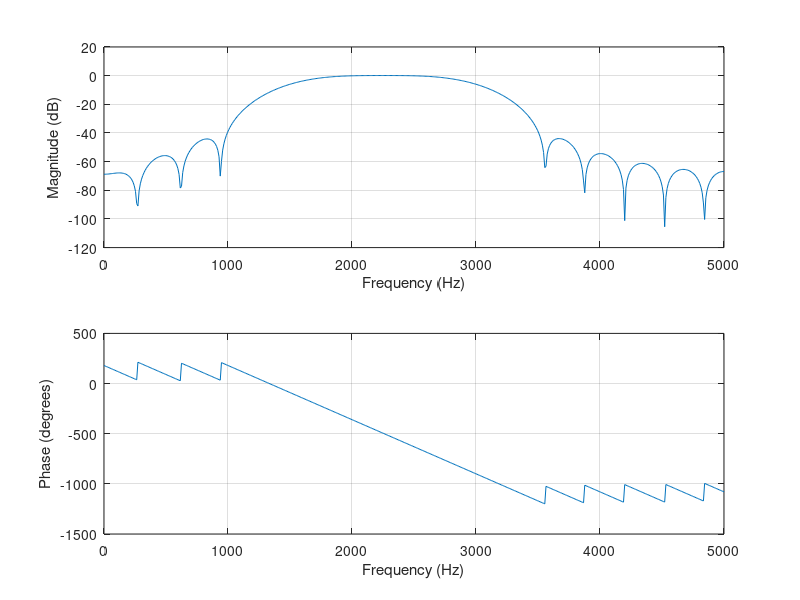
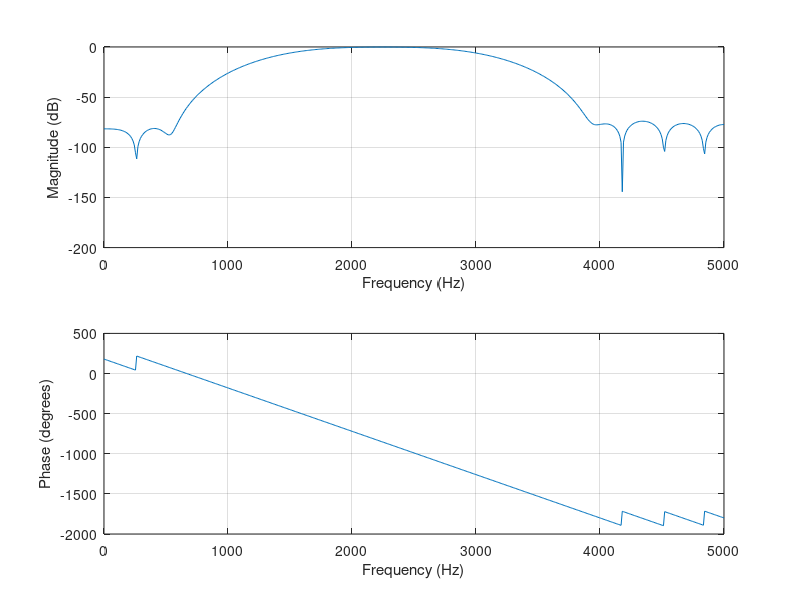
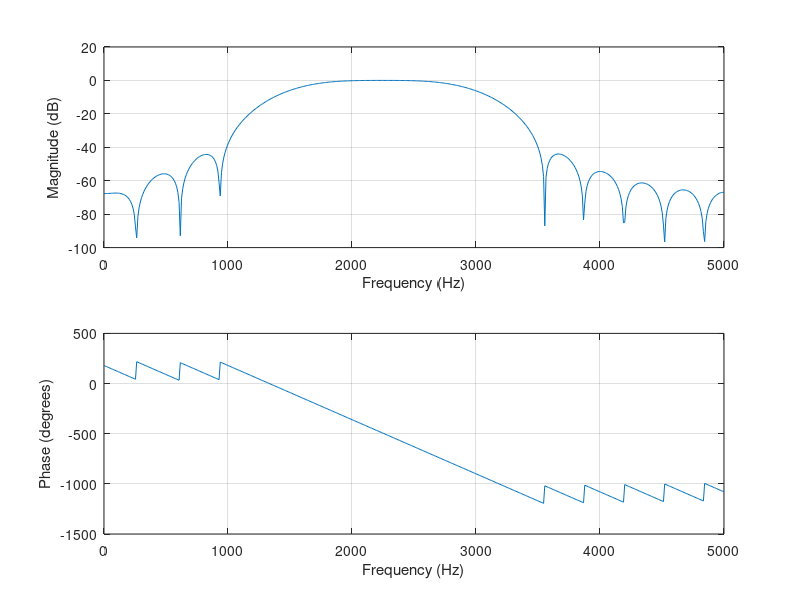
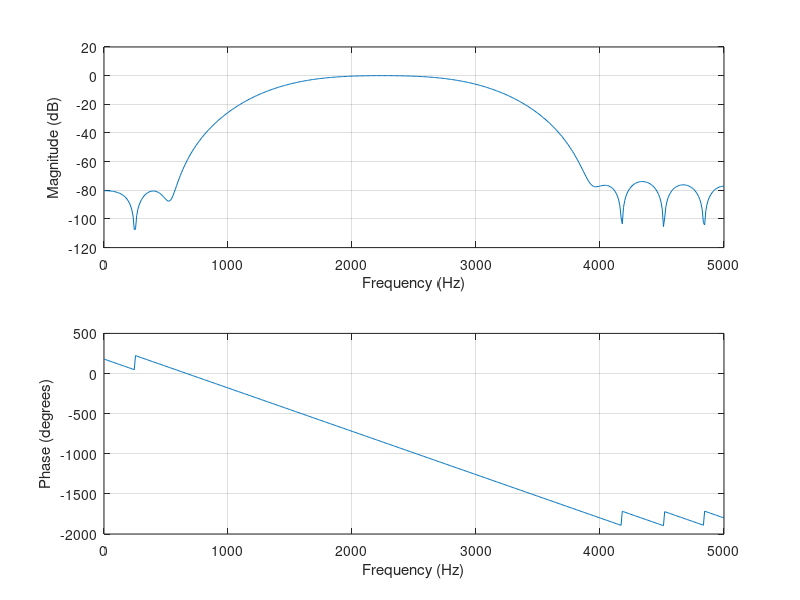

Write the MATLAB code that produced these figures, in order.
%------------------------------
% Assigment 3, Part 2-2
% Meng Edge Computing
% -----------------------------
% purpose: FIR filter Fourier Transform
%
% created by: Deniz Calik 
% ID: 25321919
%
% created on 10/11/2025
%------------------------------
clc;
clear all;
close all;


fs = 10e3;
fcl = 1.5e3;
fch = 3e3;

N = 31; % length = 31 ,  31-tap bandpass FIR filter
M=(N-1)/2; % -M <n < M , to shift it find middle value (31-1)/2 = 15
n = 30; % order of the filter (lenght - 1) = 30

% normalized cut offs
wnl = fcl/(fs/2);
wnh = fch/(fs/2);


% so Design a 31-tap bandpass FIR filter using the Fourier Transform method





% from table we used bandpass equation
% for n = 0  , hn = hn(n) = (wnh - wnl)
% for != 0 , hn(n) = (sin(wnh*n*pi) / (n*pi)) - (sin(wnl*n*pi) / (n*pi)) 


for k = 1:31 % 31-tap filter
    i = k-(M+1);
    if k==M+1
        % for n=0;
        hn(k) = (wnh - wnl); 
    
    else
        % for n != 0;
        hn(k) = (sin(wnh*(i)*pi) / (i*pi)) - (sin(wnl*(i)*pi) / (i*pi)); % Ideal bandpass filter
        % ideally we could have also used elseif to match mirrored value 
        % to run the code faster
    end
end

hn = hn'; % to switch hn form row vector to column vector to not create a matrix
bhan2= hn.*hann(N);
bblack2= hn.*blackman(N);

% frequency Response hanning window from table equation
figure(1);
title('Hann Window Function of Filter ');
freqz(bhan2,1, 512, fs);
% display numerical value of coeffiecients of bhan2
disp('Numerical values of coefficients of bhan2:');
disp(bhan2');



% frequency Response blackman window from table equation 
figure(2);
title('Blackman Window Function of Filter ');
freqz(bblack2, 1, 512, fs);

% display numerical value of coefficients of bblack2
disp('Numerical values of coefficients of bblack:');
disp(bblack2');


%==================================================================
% hanning window function of filter using fir1
bhan = fir1(n, [wnl wnh],'bandpass', hann(N));

% display numerical value of coeffiecients of bhan
disp('Numerical values of coefficients of bhan:');
disp(bhan);


% frequency Response using rad for hann
figure(3);
title('Hann Window Function of Filter ');
freqz(bhan,1, 512, fs);


% blackman window function of filter 
bblack = fir1(n, [wnl wnh], 'bandpass', blackman(N));

% display numerical value of coefficients of bblack
disp('Numerical values of coefficients of bblack:');
disp(bblack);

% frequency Response using rad for blackman window
figure(4);
title('Blackman Window Function of Filter ');
freqz(bblack, 1, 512, fs);
